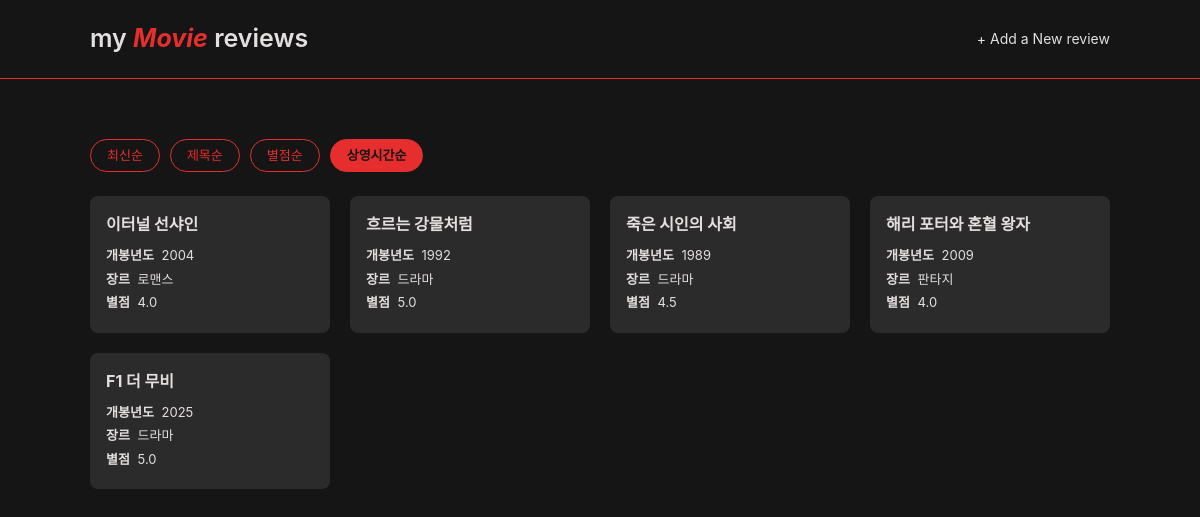
The app's page /?sort=running_time with its own data.
### reviews/models.py (models this page shows, shortened)
class Review(models.Model):
    GENRE_CHOICES = [
        ('action', '액션'),
        ('comedy', '코미디'),
        ('drama', '드라마'),
        ('romance', '로맨스'),
        ('thriller', '스릴러'),
        ('horror', '공포'),
        ('sf', 'SF'),
        ('animation', '애니메이션'),
        ('documentary', '다큐멘터리'),
        ('fantasy', '판타지'),
    ]
    RATING_CHOICES = [(i / 2, f'{i / 2}점') for i in range(1, 11)]  # 0.5 ~ 5.0
    title = models.CharField(max_length=100)
    release_year = models.PositiveIntegerField()
    director = models.CharField(max_length=100)
    main_actor = models.CharField(max_length=100)
    genre = models.CharField(max_length=20, choices=GENRE_CHOICES)
    rating = models.FloatField(choices=RATING_CHOICES)
    running_time = models.PositiveIntegerField(help_text='분 단위로 입력해주세요.')
    content = models.TextField()
    created_at = models.DateTimeField(auto_now_add=True)
    updated_at = models.DateTimeField(auto_now=True)

### reviews/views.py (the view)
# urls.py: path('', views.review_list, name='review_list'),
def review_list(request):
    sort = request.GET.get('sort', '')
    order_by = SORT_OPTIONS.get(sort, '-created_at')
    reviews = Review.objects.all().order_by(order_by)
    context = {
        'reviews': reviews,
        'sort': sort,
    }
    return render(request, 'reviews/review_list.html', context)

### reviews/templates/reviews/review_list.html (shortened to what this page needs)
{% extends 'reviews/base.html' %}
{% block content %}
<div class="list-header">
  <div class="sort-group">
    <a href="{% url 'reviews:review_list' %}" class="btn-sort {% if not sort %}active{% endif %}">최신순</a>
    <a href="?sort=title" class="btn-sort {% if sort == 'title' %}active{% endif %}">제목순</a>
    <a href="?sort=rating" class="btn-sort {% if sort == 'rating' %}active{% endif %}">별점순</a>
    <a href="?sort=running_time" class="btn-sort {% if sort == 'running_time' %}active{% endif %}">상영시간순</a>
  </div>
</div>
{% if reviews %}
<div class="card-grid">
  {% for review in reviews %}
  <div class="card">
    <a href="{% url 'reviews:review_detail' review.pk %}">
      <div class="card-body">
        <h5 class="card-title">{{ review.title }}</h5>
        <p class="release-year">
          <span class="card-body-label">개봉년도</span>
          <span class="card-body-value">{{ review.release_year }}</span>
        </p>
        <p class="card-genre">
          <span class="card-body-label">장르</span>
          <span class="card-body-value">{{ review.get_genre_display }}</span>
        </p>
        <p class="rating-stars">
          <span class="card-body-label">별점</span>
          <span class="card-body-value">{{ review.rating }}</span>
        </p>
      </div>
    </a>
  </div>
  {% endfor %}
</div>
{% else %}
<div class="empty-state">
  <p>아직 작성된 리뷰가 없습니다.</p>
  <a href="{% url 'reviews:review_create' %}" class="btn-primary">첫 리뷰 작성하기</a>
</div>
{% endif %}
{% endblock %}

### reviews/static/reviews/css/style.css (style rules this page uses)
body { font-family: -apple-system, BlinkMacSystemFont, 'Segoe UI', Roboto, 'Helvetica Neue', Arial, sans-serif; background-color: #151515; color: #222; }
.list-header { margin-bottom: 24px; }
.sort-group { display: flex; gap: 6px; }
.btn-sort { display: inline-block; padding: 6px 16px; margin-right: 4px; border: 1px solid #e72e2e; border-radius: 20px; font-size: 13px; color: #e72e2e; transition: all 0.15s ease; }
.btn-sort:hover, .btn-sort.active { background-color: #e72e2e; border-color: #e72e2e; font-weight: 600; color: #151515; }
.card-grid { display: grid; grid-template-columns: repeat(4, 1fr); gap: 20px; }
.card { background-color: hsl(0, 1%, 17%); border-radius: 8px; overflow: hidden; transition: transform 0.15s ease, box-shadow 0.15s ease; }
.card a { display: block; color: inherit; }
.card-body { padding: 16px; }
.card-body-label { font-weight: 700; margin-right: 4px; }
.card-title { font-size: 16px; font-weight: 700; margin-bottom: 10px; color: #e3dfdf }
.release-year, .card-genre { font-size: 13px; color: #e3dfdf; margin-bottom: 4px; }
.rating-stars { font-size: 13px; color: #e3dfdf; margin-bottom: 4px; }

### records on screen
Review: title "이터널 선샤인", release_year "2004", genre "로맨스", rating "4.0"
Review: title "흐르는 강물처럼", release_year "1992", genre "드라마", rating "5.0"
Review: title "죽은 시인의 사회", release_year "1989", genre "드라마", rating "4.5"
Review: title "해리 포터와 혼혈 왕자", release_year "2009", genre "판타지", rating "4.0"
Review: title "F1 더 무비", release_year "2025", genre "드라마", rating "5.0"
